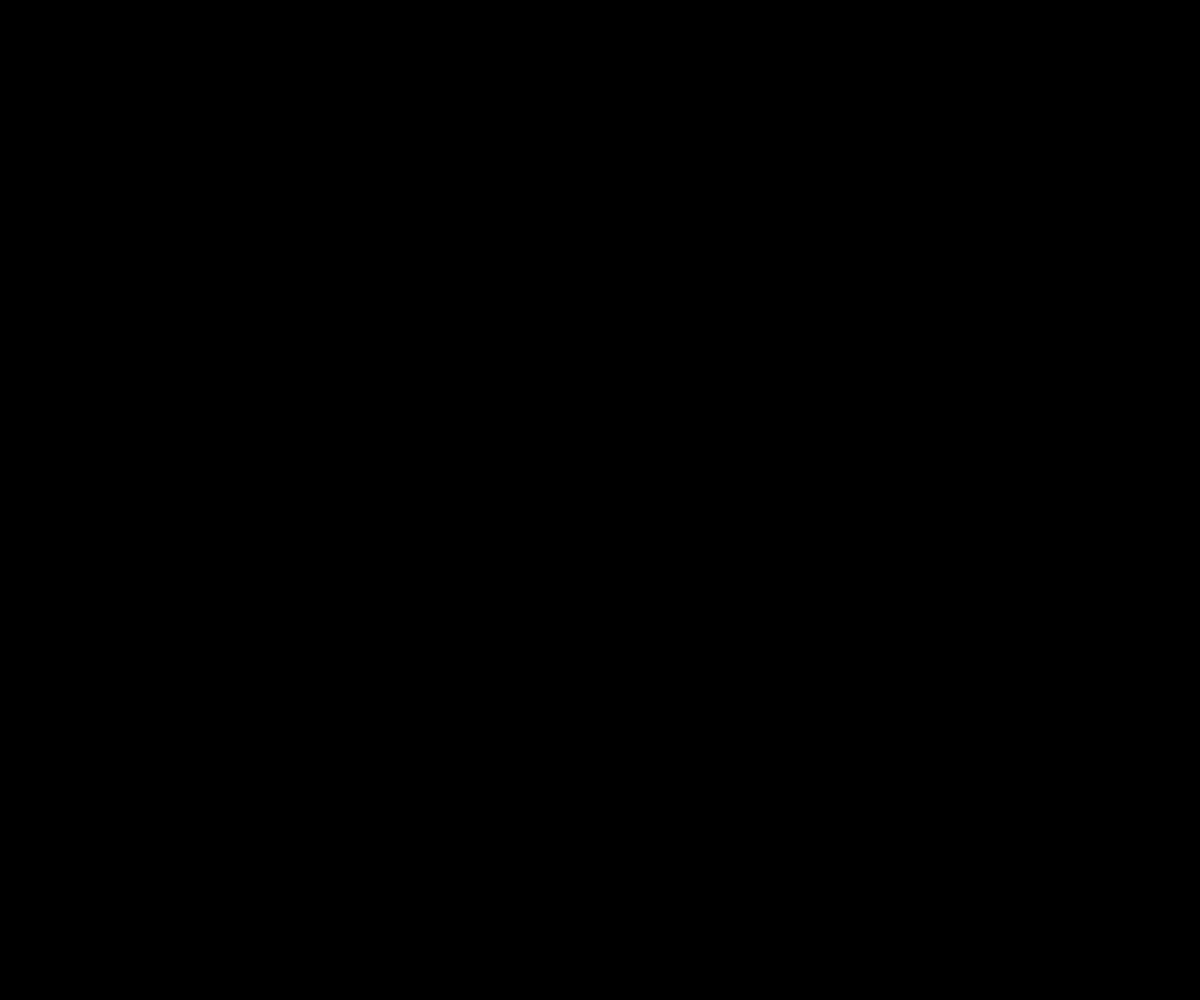
Frame 1 (no input)
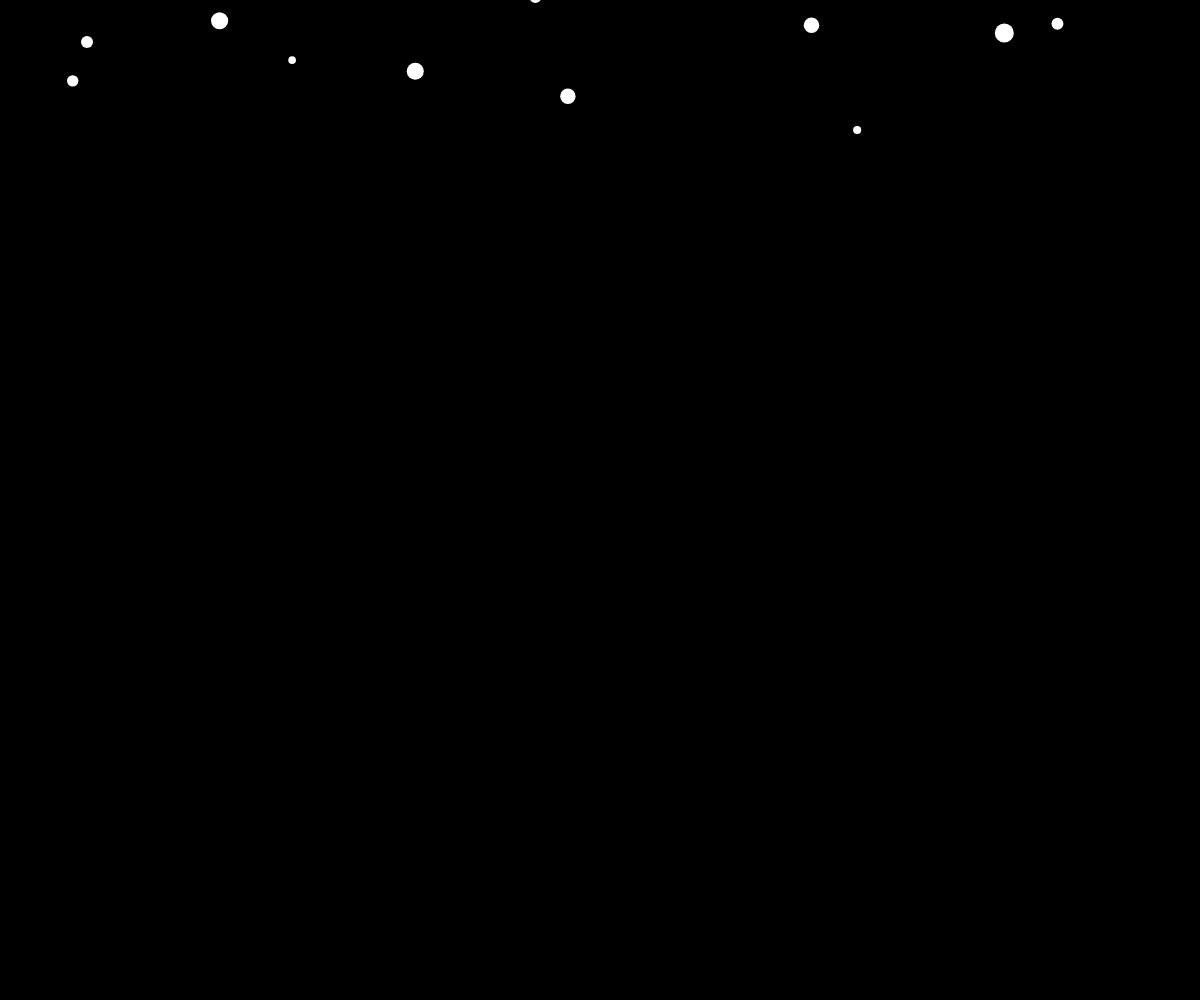
Frame 60 (no input)
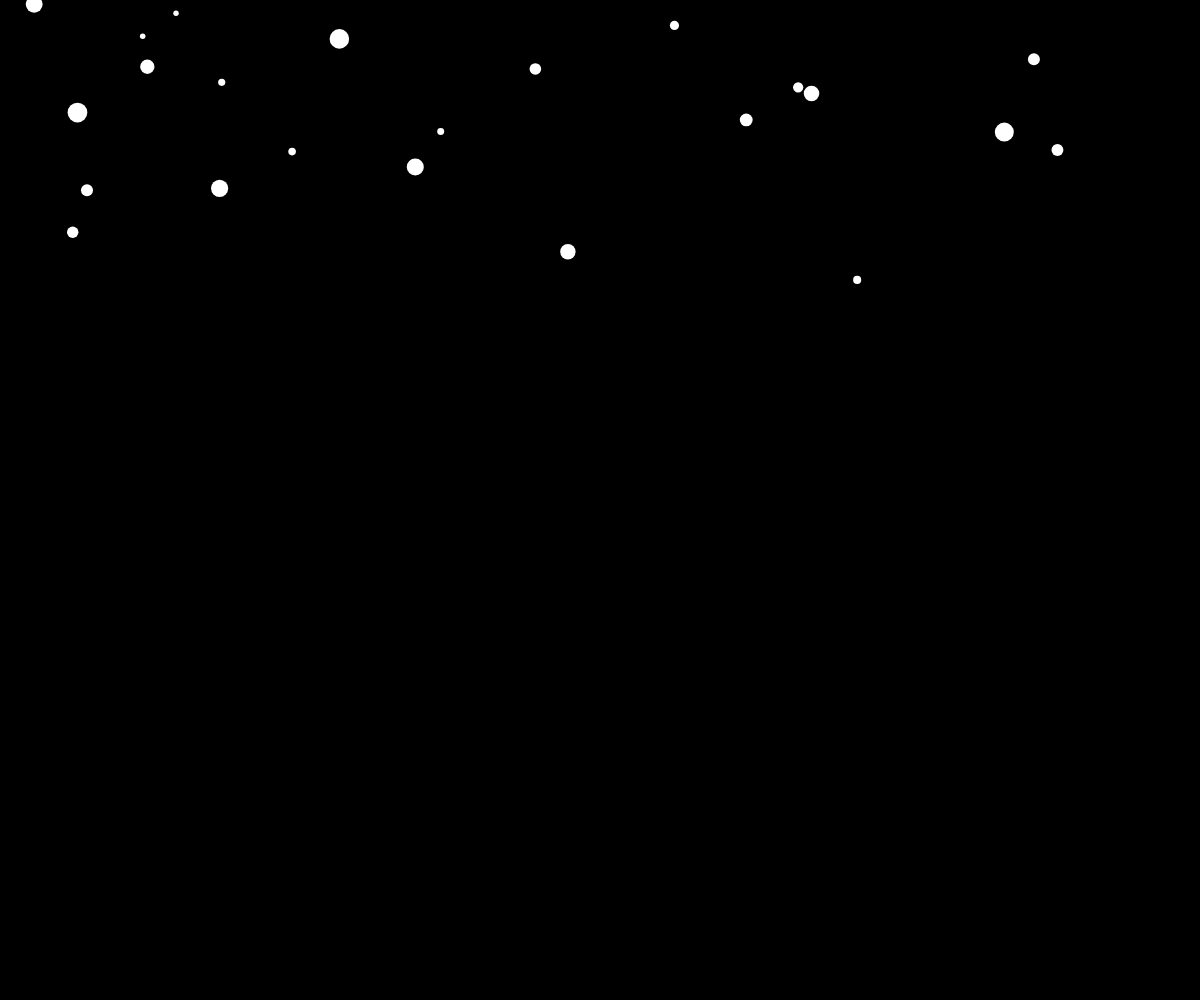
Frame 120 (the mouse pressed at the canvas centre since frame 60)

The p5.js sketch that drew these frames (run headless with seeded random() and noise() and a simulated clock; from frame 60 on, the mouse is pressed at the canvas centre):

// p5.js sketch
// ── sketch.js
let flakes = []; 

function setup() {
  createCanvas(windowWidth,windowHeight);
}

function draw() {
  background(0);
  if (frameCount % 5 === 0) {
    let flake = {
      x: random(width),
      y: -10,
      size: random(5, 20),
      speed: random(1, 3)
    };
    flakes.push(flake);
  }
  for (let i = flakes.length - 1; i >= 0; i--) {
    let flake = flakes[i];
    flake.y += flake.speed;

    stroke(255);
    strokeWeight(flake.size);
    point(flake.x, flake.y);

    if (flake.y > height) {
      flakes.splice(i, 1);
    }
  }
}
